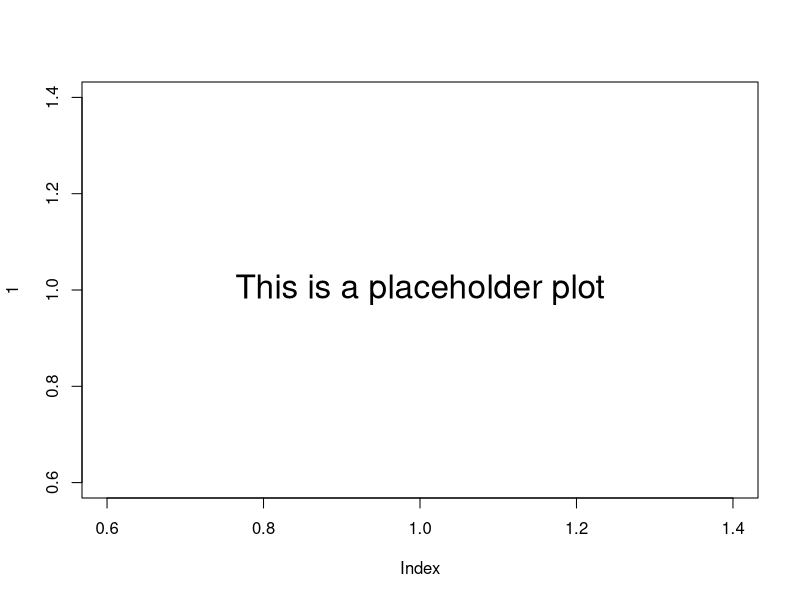

Here is the R script that generated this plot: (Note: this script raises an error after producing the figure.)
## ---- chunk 1
#output: rmarkdown::github_document
library(knitr)
library(svglite)
## ---- chunk 2
Sys.time()
## ---- chunk 3
dir.create('plots',showWarnings = FALSE)
#create placeholder
svg('plots/tmp.svg');plot(1,type='n');text(1,1,"This is a placeholder plot",cex=2);dev.off()
include_graphics("plots/tmp.svg")
include_graphics("plots/tmp.svg")

## ---- chunk 4
plot(1)
